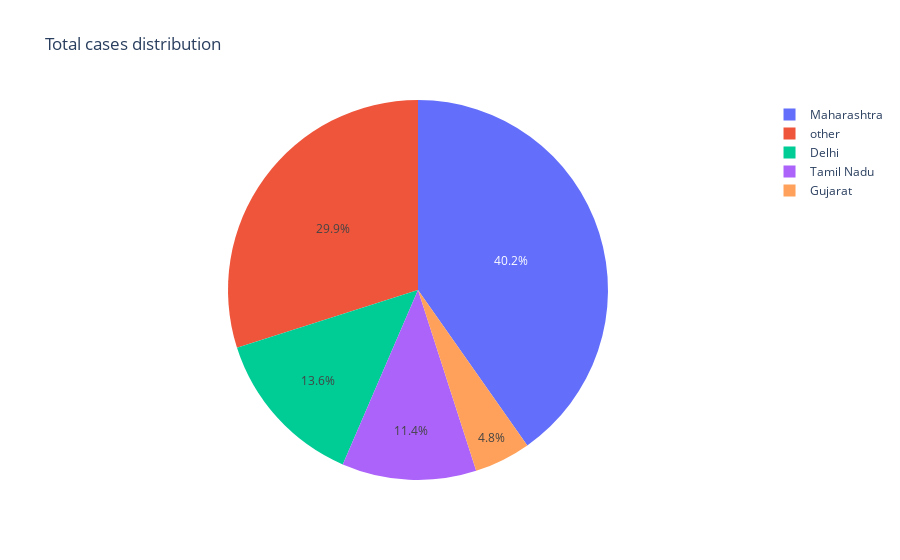

The cell this chart's notebook holds for it:
### Code cell
import plotly.express as px
#df=df_statewise[-35:].sort_values('active',ascending=False)
#df
#df.loc[df['pop'] < 2.e6, 'country'] = 'Other countries' # Represent only large countries
fig = px.pie(df2, values='active', names='loc', title='Total cases distribution')
fig.show()

### Figure 1 — Plotly figure (JSON) as saved in the notebook; plotly's stock layout.template omitted (floating-point values rounded to 4 significant figures)
{"data": [{"domain": {"x": [0, 1], "y": [0, 1]}, "hovertemplate": "loc=%{label}<br>active=%{value}<extra></extra>", "labels": ["Maharashtra", "Delhi", "Tamil Nadu", "Gujarat", "other", "other", "other", "other", "other", "other", "other", "other", "other", "other", "other", "other", "other", "other", "other", "other", "other", "other", "other", "other", "other", "other", "other", "other", "other", "other", "other", "other", "other", "other", "other"], "legendgroup": "", "name": "", "showlegend": true, "type": "pie", "values": [39944, 13497, 11348, 4766, 3583, 3324, 2772, 2699, 2496, 2288, 1842, 1816, 1546, 1365, 1255, 965, 832, 795, 478, 426, 300, 295, 204, 82, 80, 58, 57, 41, 37, 22, 19, 13, 7, 2, 0]}], "layout": {"legend": {"tracegroupgap": 0}, "title": {"text": "Total cases distribution"}}}
